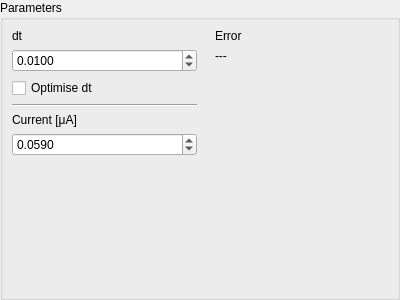
<?xml version="1.0" encoding="UTF-8"?>
<ui version="4.0">
 <class>InputParameters</class>
 <widget class="QGroupBox" name="InputParameters">
  <property name="geometry">
   <rect>
    <x>0</x>
    <y>0</y>
    <width>400</width>
    <height>300</height>
   </rect>
  </property>
  <property name="windowTitle">
   <string>GroupBox</string>
  </property>
  <property name="title">
   <string>Parameters</string>
  </property>
  <layout class="QGridLayout" name="gridLayout_3">
   <property name="leftMargin">
    <number>9</number>
   </property>
   <property name="topMargin">
    <number>9</number>
   </property>
   <property name="rightMargin">
    <number>9</number>
   </property>
   <property name="bottomMargin">
    <number>9</number>
   </property>
   <item row="0" column="0">
    <layout class="QGridLayout" name="gridLayout">
     <item row="0" column="0">
      <widget class="QLabel" name="label">
       <property name="text">
        <string>dt</string>
       </property>
      </widget>
     </item>
     <item row="2" column="0">
      <widget class="QCheckBox" name="f_optimise_dt">
       <property name="text">
        <string>Optimise dt</string>
       </property>
      </widget>
     </item>
     <item row="4" column="0">
      <widget class="QLabel" name="label_2">
       <property name="text">
        <string>Current [μA]</string>
       </property>
      </widget>
     </item>
     <item row="5" column="0">
      <widget class="QDoubleSpinBox" name="f_current">
       <property name="decimals">
        <number>4</number>
       </property>
       <property name="maximum">
        <double>1000.000000000000000</double>
       </property>
       <property name="singleStep">
        <double>0.001000000000000</double>
       </property>
       <property name="value">
        <double>0.059000000000000</double>
       </property>
      </widget>
     </item>
     <item row="1" column="0">
      <widget class="QDoubleSpinBox" name="f_dt">
       <property name="decimals">
        <number>4</number>
       </property>
       <property name="maximum">
        <double>1000000.000000000000000</double>
       </property>
       <property name="singleStep">
        <double>0.010000000000000</double>
       </property>
       <property name="value">
        <double>0.010000000000000</double>
       </property>
      </widget>
     </item>
     <item row="3" column="0">
      <widget class="Line" name="line">
       <property name="orientation">
        <enum>Qt::Horizontal</enum>
       </property>
      </widget>
     </item>
     <item row="6" column="0">
      <spacer name="verticalSpacer">
       <property name="orientation">
        <enum>Qt::Vertical</enum>
       </property>
       <property name="sizeHint" stdset="0">
        <size>
         <width>20</width>
         <height>103</height>
        </size>
       </property>
      </spacer>
     </item>
    </layout>
   </item>
   <item row="0" column="1">
    <layout class="QGridLayout" name="gridLayout_2">
     <property name="leftMargin">
      <number>12</number>
     </property>
     <item row="1" column="0">
      <widget class="QLabel" name="f_error">
       <property name="text">
        <string>---</string>
       </property>
      </widget>
     </item>
     <item row="0" column="0">
      <widget class="QLabel" name="label_3">
       <property name="text">
        <string>Error</string>
       </property>
      </widget>
     </item>
     <item row="2" column="0">
      <spacer name="verticalSpacer_2">
       <property name="orientation">
        <enum>Qt::Vertical</enum>
       </property>
       <property name="sizeHint" stdset="0">
        <size>
         <width>20</width>
         <height>40</height>
        </size>
       </property>
      </spacer>
     </item>
    </layout>
   </item>
  </layout>
 </widget>
 <resources/>
 <connections/>
</ui>
